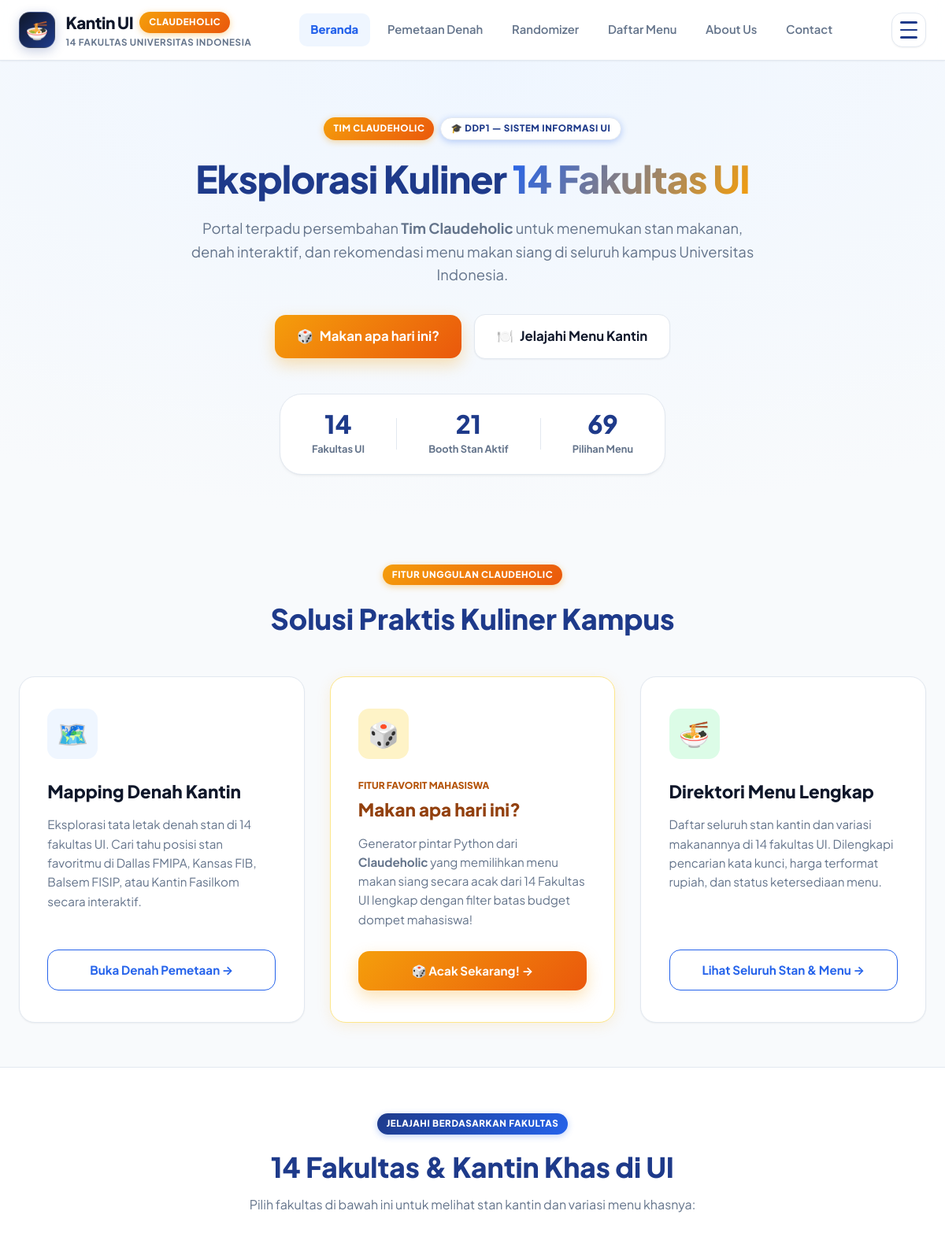
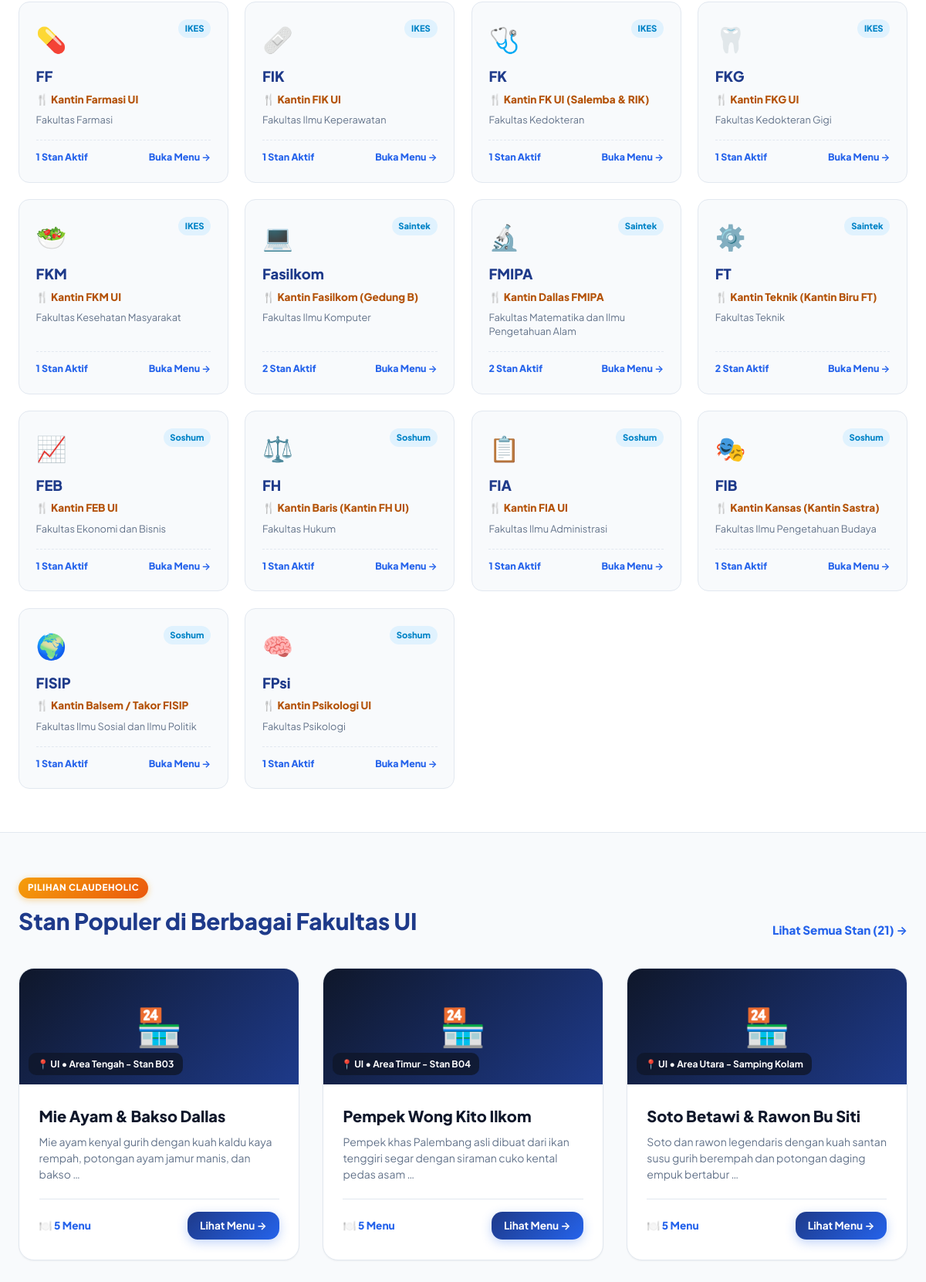
The page / (upper part) on the database its author committed (2 pictures, top to bottom).
### kantin/models.py (models this page shows, shortened)
class Faculty(models.Model):
    CLUSTER_CHOICES = [
        ('Saintek', 'Sains dan Teknologi (Saintek)'),
        ('Soshum', 'Sosial dan Humaniora (Soshum)'),
        ('IKES', 'Ilmu Kesehatan (IKES)'),
    ]
    name = models.CharField(
        max_length=100,
        verbose_name="Nama Fakultas"
    )
    short_name = models.CharField(
        max_length=20,
        unique=True,
        verbose_name="Singkatan (Akronim)"
    )
    canteen_name = models.CharField(
        max_length=100,
        verbose_name="Nama Populer Kantin",
        help_text="Contoh: Kantin Dallas, Kantin Balsem, Kantin Kansas, dll."
    )
    cluster = models.CharField(
        max_length=50,
        choices=CLUSTER_CHOICES,
        verbose_name="Rumpun Ilmu"
    )
    description = models.TextField(
        verbose_name="Deskripsi Kantin Fakultas"
    )
    location_desc = models.CharField(
        max_length=150,
        default="Kampus UI Depok",
        verbose_name="Lokasi di Kampus"
    )
    icon = models.CharField(
        max_length=10,
        default="🏛️",
        verbose_name="Ikon / Emoji"
    )
    created_at = models.DateTimeField(
        auto_now_add=True,
        verbose_name="Waktu Ditambahkan"
    )
    class Meta:
        verbose_name = "Fakultas UI"
        verbose_name_plural = "Daftar 14 Fakultas UI"
        ordering = ['cluster', 'name']

class Booth(models.Model):
    faculty = models.ForeignKey(
        Faculty,
        on_delete=models.CASCADE,
        related_name='booths',
        null=True,
        blank=True,
        verbose_name="Fakultas Asal"
    )
    name = models.CharField(
        max_length=100,
        verbose_name="Nama Booth"
    )
    description = models.TextField(
        verbose_name="Deskripsi Booth",
        help_text="Deskripsi singkat mengenai jenis makanan yang dijual atau keunikan booth"
    )
    location = models.CharField(
        max_length=100,
        verbose_name="Lokasi di Kantin",
        help_text="Contoh: Sayap Kiri Kantin Dallas, Depan Kolam Fasilkom, dll."
    )
    map_code = models.CharField(
        max_length=10,
        default="B1",
        verbose_name="Kode Denah",
        help_text="Kode penanda titik pada peta kantin (misal: B1, B2, B3)"
    )
    image = models.ImageField(
        upload_to='booths/',
        blank=True,
        null=True,
        verbose_name="Foto Booth (Opsional)"
    )
    created_at = models.DateTimeField(
        auto_now_add=True,
        verbose_name="Waktu Ditambahkan"
    )
    class Meta:
        verbose_name = "Booth Kantin"
        verbose_name_plural = "Daftar Booth Kantin"
        ordering = ['faculty', 'name']

### kantin/views.py (the view)
# urls.py: path('', views.home, name='home'),
def home(request):
    total_faculty = Faculty.objects.count()
    total_booth = Booth.objects.count()
    total_menu = Menu.objects.count()
    faculties = Faculty.objects.prefetch_related('booths').all()
    featured_booths = Booth.objects.select_related('faculty').all()[:6]
    context = {
        'total_faculty': total_faculty,
        'total_booth': total_booth,
        'total_menu': total_menu,
        'faculties': faculties,
        'featured_booths': featured_booths,
    }
    return render(request, 'kantin/home.html', context)

### templates/kantin/home.html (shortened to what this page needs)
{% extends 'base.html' %}
{% load static %}
{% block content %}
<section class="hero">
  <div class="container">
    <div style="display: flex; justify-content: center; gap: 0.5rem; margin-bottom: 1.25rem; flex-wrap: wrap;">
      <span class="team-pill team-pill-accent">Tim Claudeholic</span>
      <span class="team-pill" style="background: white; color: var(--primary); border: 1px solid var(--border-light);">
        🎓 DDP1 — Sistem Informasi UI
      </span>
    </div>
    <h1 class="hero-title">
      Eksplorasi Kuliner <span>14 Fakultas UI</span>
    </h1>
    <p class="hero-desc">
      Portal terpadu persembahan <strong>Tim Claudeholic</strong> untuk menemukan stan makanan, denah interaktif, dan rekomendasi menu makan siang di seluruh kampus Universitas Indonesia.
    </p>
    <div class="hero-actions">
      <a href="{% url 'kantin:randomizer' %}" class="btn btn-accent" style="font-size: 1.05rem; padding: 0.85rem 1.75rem;">
        <span>🎲</span> Makan apa hari ini?
      </a>
      <a href="{% url 'kantin:menu_list' %}" class="btn btn-secondary" style="font-size: 1.05rem; padding: 0.85rem 1.75rem;">
        <span>🍽️</span> Jelajahi Menu Kantin
      </a>
    </div>
    <div class="stats-bar">
      <div class="stat-item">
        <div class="stat-num">{{ total_faculty }}</div>
        <div class="stat-label">Fakultas UI</div>
      </div>
      <div class="stat-item">
        <div class="stat-num">{{ total_booth }}</div>
        <div class="stat-label">Booth Stan Aktif</div>
      </div>
      <div class="stat-item">
        <div class="stat-num">{{ total_menu }}</div>
        <div class="stat-label">Pilihan Menu</div>
      </div>
    </div>
  </div>
</section>
<section class="features-section" style="padding: 3.5rem 0;">
  <div class="container">
    <div class="section-header" style="text-align: center; margin-bottom: 2.75rem;">
      <span class="team-pill team-pill-accent" style="margin-bottom: 0.5rem;">Fitur Unggulan Claudeholic</span>
      <h2 style="font-size: 2.25rem; font-weight: 850; color: var(--primary); margin-top: 0.35rem;">
        Solusi Praktis Kuliner Kampus
      </h2>
    </div>
    <div class="features-grid">
      <div class="feature-card">
        <div class="feature-icon-wrapper">
          🗺️
        </div>
        <h3 class="feature-title">Mapping Denah Kantin</h3>
        <p class="feature-desc">
          Eksplorasi tata letak denah stan di 14 fakultas UI. Cari tahu posisi stan favoritmu di Dallas FMIPA, Kansas FIB, Balsem FISIP, atau Kantin Fasilkom secara interaktif.
        </p>
        <a href="{% url 'kantin:mapping' %}" class="btn btn-outline btn-block">
          Buka Denah Pemetaan →
        </a>
      </div>
      <div class="feature-card" style="border-color: #fde68a; box-shadow: 0 4px 18px rgba(245, 158, 11, 0.12);">
        <div class="feature-icon-wrapper">
          🎲
        </div>
        <div style="font-size: 0.75rem; font-weight: 800; color: #b45309; text-transform: uppercase; margin-bottom: 0.25rem;">
          Fitur Favorit Mahasiswa
        </div>
        <h3 class="feature-title" style="color: #92400e;">
          Makan apa hari ini?
        </h3>
        <p class="feature-desc">
          Generator pintar Python dari <strong>Claudeholic</strong> yang memilihkan menu makan siang secara acak dari 14 Fakultas UI lengkap dengan filter batas budget dompet mahasiswa!
        </p>
        <a href="{% url 'kantin:randomizer' %}" class="btn btn-accent btn-block">
          🎲 Acak Sekarang! →
        </a>
      </div>
      <div class="feature-card">
        <div class="feature-icon-wrapper">
          🍜
        </div>
        <h3 class="feature-title">Direktori Menu Lengkap</h3>
        <p class="feature-desc">
          Daftar seluruh stan kantin dan variasi makanannya di 14 fakultas UI. Dilengkapi pencarian kata kunci, harga terformat rupiah, dan status ketersediaan menu.
        </p>
        <a href="{% url 'kantin:menu_list' %}" class="btn btn-outline btn-block">
          Lihat Seluruh Stan & Menu →
        </a>
      </div>
    </div>
  </div>
</section>
<section style="padding: 3.5rem 0; background: white; border-top: 1px solid var(--border-light); border-bottom: 1px solid var(--border-light);">
  <div class="container">
    <div style="text-align: center; margin-bottom: 2.5rem;">
      <span class="team-pill" style="margin-bottom: 0.5rem;">Jelajahi Berdasarkan Fakultas</span>
      <h2 style="font-size: 2.2rem; font-weight: 850; color: var(--primary); margin-top: 0.35rem;">
        14 Fakultas & Kantin Khas di UI
      </h2>
      <p style="color: var(--text-muted); font-size: 1rem; margin-top: 0.4rem;">
        Pilih fakultas di bawah ini untuk melihat stan kantin dan variasi menu khasnya:
      </p>
    </div>
    <div style="display: grid; grid-template-columns: repeat(auto-fill, minmax(265px, 1fr)); gap: 1.35rem;">
      {% for fac in faculties %}
        <a href="{% url 'kantin:menu_list' %}?faculty={{ fac.short_name }}"
           style="background: #f8fafc; border: 1.5px solid var(--border-light); border-radius: var(--radius-md); padding: 1.35rem; transition: var(--transition-fast); display: flex; flex-direction: column;"
           onmouseover="this.style.transform='translateY(-4px)'; this.style.borderColor='var(--primary-light)'; this.style.boxShadow='var(--shadow-md)';"
           onmouseout="this.style.transform='none'; this.style.borderColor='var(--border-light)'; this.style.boxShadow='none';">
          <div style="display: flex; justify-content: space-between; align-items: flex-start; margin-bottom: 0.5rem;">
            <span style="font-size: 2rem;">{{ fac.icon }}</span>
            <span style="font-size: 0.7rem; font-weight: 800; background: #e0f2fe; color: #0284c7; padding: 0.2rem 0.55rem; border-radius: 999px;">
              {{ fac.cluster }}
            </span>
          </div>
          <h3 style="font-size: 1.15rem; font-weight: 850; color: var(--primary); margin-bottom: 0.25rem;">
            {{ fac.short_name }}
          </h3>
          <div style="font-size: 0.85rem; font-weight: 750; color: var(--accent-dark); margin-bottom: 0.5rem;">
            🍴 {{ fac.canteen_name }}
          </div>
          <p style="font-size: 0.8rem; color: var(--text-muted); line-height: 1.4; margin-bottom: 1rem; flex-grow: 1;">
            {{ fac.name }}
          </p>
          <div style="display: flex; justify-content: space-between; align-items: center; font-size: 0.775rem; font-weight: 750; color: var(--primary-light); padding-top: 0.75rem; border-top: 1px dashed var(--border-light);">
            <span>{{ fac.booths.count }} Stan Aktif</span>
            <span>Buka Menu →</span>
          </div>
        </a>
      {% endfor %}
    </div>
  </div>
</section>
<section style="padding: 3.5rem 0 4.5rem; background: var(--bg-body);">
  <div class="container">
    <div style="display: flex; justify-content: space-between; align-items: flex-end; margin-bottom: 2.25rem; flex-wrap: wrap; gap: 1rem;">
      <div>
        <span class="team-pill team-pill-accent" style="margin-bottom: 0.4rem;">Pilihan Claudeholic</span>
        <h2 style="font-size: 1.85rem; font-weight: 850; color: var(--primary);">Stan Populer di Berbagai Fakultas UI</h2>
      </div>
      <a href="{% url 'kantin:menu_list' %}" style="font-weight: 750; color: var(--primary-light); font-size: 0.95rem;">
        Lihat Semua Stan ({{ total_booth }}) →
      </a>
    </div>
    <div class="booth-grid">
      {% for booth in featured_booths %}
        <div class="booth-card">
          <div class="card-img-placeholder">
            <span>🏪</span>
            <span class="card-location-badge">
              📍 {{ booth.faculty.short_name|default:"UI" }} • {{ booth.location }}
            </span>
          </div>
          <div class="booth-card-body">
            <h3 class="booth-card-title">{{ booth.name }}</h3>
            <p class="booth-card-desc">{{ booth.description|truncatewords:15 }}</p>
            <div class="booth-card-footer">
              <span style="font-size: 0.85rem; font-weight: 750; color: var(--primary-light);">
                🍽️ {{ booth.menus.count }} Menu
              </span>
              <a href="{% url 'kantin:booth_detail' booth.id %}" class="btn btn-primary" style="padding: 0.45rem 1rem; font-size: 0.85rem;">
                Lihat Menu →
              </a>
            </div>
          </div>
        </div>
      {% endfor %}
    </div>
  </div>
</section>
{% endblock %}

### rows shown on the page
Faculty: icon "💊", cluster "IKES", short_name "FF", canteen_name "Kantin Farmasi UI", name "Fakultas Farmasi", booths.count "1"
Faculty: icon "🩹", cluster "IKES", short_name "FIK", canteen_name "Kantin FIK UI", name "Fakultas Ilmu Keperawatan", booths.count "1"
Faculty: icon "🩺", cluster "IKES", short_name "FK", canteen_name "Kantin FK UI (Salemba & RIK)", name "Fakultas Kedokteran", booths.count "1"
Faculty: icon "🦷", cluster "IKES", short_name "FKG", canteen_name "Kantin FKG UI", name "Fakultas Kedokteran Gigi", booths.count "1"
Faculty: icon "🥗", cluster "IKES", short_name "FKM", canteen_name "Kantin FKM UI", name "Fakultas Kesehatan Masyarakat", booths.count "1"
Faculty: icon "💻", cluster "Saintek", short_name "Fasilkom", canteen_name "Kantin Fasilkom (Gedung B)", name "Fakultas Ilmu Komputer", booths.count "2"
Faculty: icon "🔬", cluster "Saintek", short_name "FMIPA", canteen_name "Kantin Dallas FMIPA", name "Fakultas Matematika dan Ilmu Pengetahuan Alam", booths.count "2"
Faculty: icon "⚙️", cluster "Saintek", short_name "FT", canteen_name "Kantin Teknik (Kantin Biru FT)", name "Fakultas Teknik", booths.count "2"
Faculty: icon "📈", cluster "Soshum", short_name "FEB", canteen_name "Kantin FEB UI", name "Fakultas Ekonomi dan Bisnis", booths.count "1"
Faculty: icon "⚖️", cluster "Soshum", short_name "FH", canteen_name "Kantin Baris (Kantin FH UI)", name "Fakultas Hukum", booths.count "1"
Faculty: icon "📋", cluster "Soshum", short_name "FIA", canteen_name "Kantin FIA UI", name "Fakultas Ilmu Administrasi", booths.count "1"
Faculty: icon "🎭", cluster "Soshum", short_name "FIB", canteen_name "Kantin Kansas (Kantin Sastra)", name "Fakultas Ilmu Pengetahuan Budaya", booths.count "1"
Faculty: icon "🌍", cluster "Soshum", short_name "FISIP", canteen_name "Kantin Balsem / Takor FISIP", name "Fakultas Ilmu Sosial dan Ilmu Politik", booths.count "1"
Faculty: icon "🧠", cluster "Soshum", short_name "FPsi", canteen_name "Kantin Psikologi UI", name "Fakultas Psikologi", booths.count "1"
Booth: faculty.short_name "UI", location "Area Tengah - Stan B03", name "Mie Ayam & Bakso Dallas", description "Mie ayam kenyal gurih dengan kuah kaldu kaya rempah, potongan ayam jamur manis, dan bakso …", menus.count "5"
Booth: faculty.short_name "UI", location "Area Timur - Stan B04", name "Pempek Wong Kito Ilkom", description "Pempek khas Palembang asli dibuat dari ikan tenggiri segar dengan siraman cuko kental pedas asam …", menus.count "5"
Booth: faculty.short_name "UI", location "Area Utara - Samping Kolam", name "Soto Betawi & Rawon Bu Siti", description "Soto dan rawon legendaris dengan kuah santan susu gurih berempah dan potongan daging empuk bertabur …", menus.count "5"

### other values the page prints
{{ total_faculty }} "14"
{{ total_booth }} "21"
{{ total_menu }} "69"
